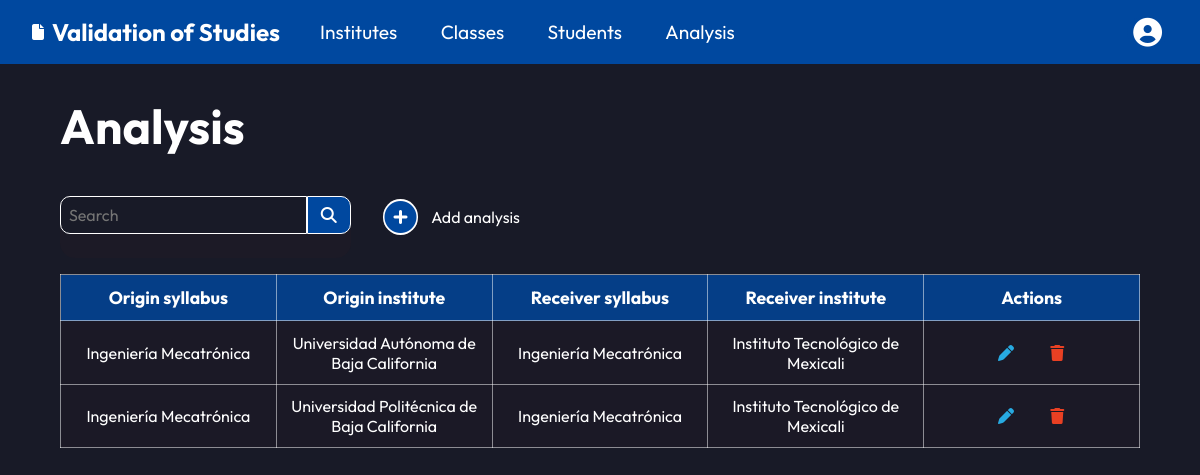
Screenshot of /analysis/ (signed in) with the database file from the repository.
### equivalences/models.py (models this page shows, shortened)
class Analysis(models.Model):
  origin_syllabus = models.ForeignKey(
    Syllabus,
    on_delete=models.SET_NULL,
    null=True,
    related_name="origin_syllabus"
  )
  receiver_syllabus = models.ForeignKey(
    Syllabus,
    on_delete=models.SET_NULL,
    null=True,
    related_name="receiver_syllabus"
  )

### institutes/models.py (models this page shows, shortened)
class Syllabus(models.Model):
  career = models.OneToOneField(
    Career,
    on_delete=models.CASCADE,
    primary_key=True,
    related_name="syllabus"
  )
  key = models.CharField(max_length=128)
  start_date = models.DateField()
  final_date = models.DateField()

class Career(models.Model):
  institute = models.ForeignKey(
    Institute,
    on_delete=models.CASCADE,
    blank=True, null=True
  )
  name = models.CharField(max_length=128)
  is_engineering = models.BooleanField(default=0)

class Institute(models.Model):
  name = models.CharField(max_length=128)
  republic_state = models.CharField(max_length=128)

### equivalences/views.py (the view)
# urls.py: path("", views.AnalysisListView.as_view(), name="analysis"),
class AnalysisListView(LoginRequiredMixin, ListView):
  template_name = "equivalences/analysis.html"
  model = Analysis
  def get_context_data(self, **kwargs):
    context = super().get_context_data(**kwargs)
    context["analysis_list"] = (
      Analysis.objects
      .order_by("origin_syllabus")
    )
    return context

### templates/equivalences/analysis.html (shortened to what this page needs)
{% extends 'base.html' %}
{% block content %}
<h2 class="main-title">Analysis</h2>
<div class="institutes-header">
  <form action="" class="search-container search-small">
    <input type="search" name="" id="" placeholder="Search">
    <button type="submit"><i class="fa-solid fa-magnifying-glass"></i></button>
  </form>
  <a href="{% url 'new-analysis' %}"><i class="fa-solid fa-circle-plus"></i> Add analysis</a>
</div>
<div>
  <table>
    <tr>
      <th>Origin syllabus</th>
      <th>Origin institute</th>
      <th>Receiver syllabus</th>
      <th>Receiver institute</th>
      <th>Actions</th>
    </tr>
    {% for analysis in analysis_list %}
    <tr>
      <td><a href="{% url 'equivalences' analysis.id %}" class=" table-link">
          {{ analysis.origin_syllabus.career.name }}</a></td>
      <td>{{ analysis.origin_syllabus.career.institute.name }}</td>
      <td>{{ analysis.receiver_syllabus.career.name }}</td>
      <td>{{ analysis.receiver_syllabus.career.institute.name }}</td>
      <td class="actions">
        <div><a href="{% url 'edit-analysis' analysis.id %}"><i class="fa-solid fa-pen edit"></i></a></div>
        <div><a href="{% url 'delete-analysis' analysis.id %}"><i class="fa-solid fa-trash delete"></i></a></div>
      </td>
    </tr>
    {% endfor %}
  </table>
</div>
{% endblock content %}

### static/css/base.css (style rules this page uses)
:root { --primary-color: #00489F; --primary-color-hover: #0B4FA1; --primary-color-2: #3D86E6; --secondary-color: #27AAE1; --secondary-color-2: #E94023; --special-element: #E5D100; --light-color: #FFFFFF; --dark-color: #1C1A26; --gray-color: #8F8E94; --background-color: #181A27; --background-color-hover: #1D1F2C; --surface-color: #1C1A26; --outfit-font: "Outfit", sans-serif; }
* { margin: 0; border: 0; font-family: var(--outfit-font); }
html { background-color: var(--background-color); font-size: 16px; scroll-behavior: smooth; }
body { display: flex; flex-direction: column; min-height: 100vh; }
html, body { max-width: 100vw; overflow-x: hidden; }
h2 { font-size: 2.25rem; }
h1, h2, h3, h4 { font-weight: bold; color: var(--light-color); }
a { text-decoration: none; }
table { table-layout: fixed; border-collapse: collapse; color: var(--light-color); margin-top: 1rem; width: 100%; }
table th, table td { padding: 0.7rem; text-align: center; border: 1px solid rgba(255, 255, 255, 0.500); }
table th { background-color: rgba(0, 72, 159, 0.800); font-size: 1.1rem; }
table td { background-color: rgba(28, 26, 38, 0.800); font-size: 1rem; }
table i { color: var(--light-color); }
input { color-scheme: dark; }
form { display: flex; background-color: var(--surface-color); border: 1px solid var(--light-color); border-radius: 15px; }
form input, form select { background-color: var(--surface-color); font-size: 1rem; color: var(--light-color); border: 1px solid var(--light-color); border-radius: 10px; margin-bottom: 1.5rem; padding: 0.5rem; width: 20rem; }
.main-title { font-size: 3rem; margin-top: 2rem; margin-bottom: 0.5rem; }
.edit { color: var(--secondary-color); }
.delete { color: var(--secondary-color-2); }
.table-link { color: var(--light-color); }
.actions div { display: inline-block; margin-right: 2rem; width: 1rem; }
.actions div:last-of-type { margin: 0; }

### static/css/index.css (style rules this page uses)
.search-container { display: flex; justify-content: center; align-items: flex-start; margin-top: 2rem; border: 0; }
.search-container input { background-color: var(--background-color); border-radius: 10px 0 0 10px; margin-bottom: 1.5rem; padding: 0.5rem; width: 30%; }
.search-container input, .search-container button { font-size: 1rem; color: var(--light-color); border: 1px solid var(--light-color); }
.search-container button { background-color: var(--primary-color); border-radius: 0 10px 10px 0; padding: 0.5rem 0.8rem 0.5rem 0.8rem; }

### static/css/institutes.css (style rules this page uses)
.search-small { justify-content: flex-start; }
.search-small input { width: 100%; }
.institutes-header, .actions-div { display: flex; align-items: center; gap: 2rem; }
.institutes-header a, .actions-div a { display: flex; align-items: center; color: var(--light-color); margin-top: 0.7rem; }
.institutes-header a i { background-color: var(--light-color); border-radius: 20px; padding: 0.12rem; color: var(--primary-color); font-size: 2rem; margin-right: 0.8rem; }

### rows the page displays
Analysis: origin_syllabus.career.name "Ingeniería Mecatrónica", origin_syllabus.career.institute.name "Universidad Autónoma de Baja California", receiver_syllabus.career.name "Ingeniería Mecatrónica", receiver_syllabus.career.institute.name "Instituto Tecnológico de Mexicali"
Analysis: origin_syllabus.career.name "Ingeniería Mecatrónica", origin_syllabus.career.institute.name "Universidad Politécnica de Baja California", receiver_syllabus.career.name "Ingeniería Mecatrónica", receiver_syllabus.career.institute.name "Instituto Tecnológico de Mexicali"
